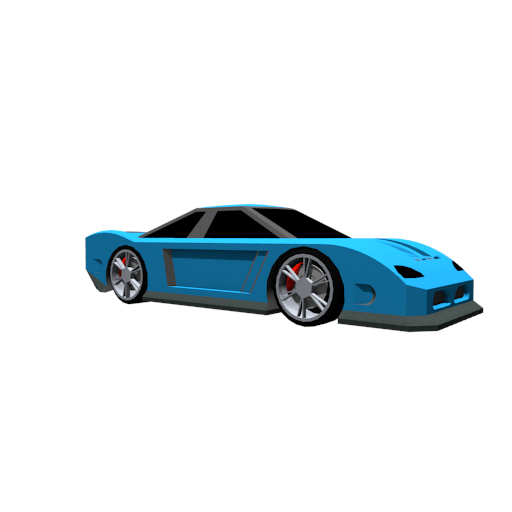
#> input picture data/input/example1/rgb/000006.png, 512 x 512 px; its folder holds only this picture in this run
$ jupyter execute --allow-errors infer.ipynb   (shell and % lines are left out)
#> lines starting #> are read from the running program, lines starting #| are printed output that depends on the picture
[cell 1]
from google.colab import drive
#> (the rest of this cell did not finish here and is left out)

# Data load

- (1) [공유 폴더](https://drive.google.com/drive/folders/16oQiOyoA_9nHSqFn-jom9AJrChN2iMZV?usp=drive_link)에서 Load

[cell 2]
#Drive 내 load시 I/O병목으로 임시 폴더에 load 권장

###  추론용 데이터(예시) 샘플링

[cell 3]
import os
import glob
import shutil
import importlib
import matplotlib.pyplot as plt
import matplotlib.image as mpimg

from inference import DataPreprocessor

# ================= Configuration =================
# 1. 현재 프로젝트 폴더 위치 확인
PROJECT_ROOT = os.getcwd()

# 2. 추론용(예시) 데이터 추출 위치
DATA_ROOT = "/content/data" # unzip된 데이터 위치
SOURCE_DATA_DIR = "cars_test"
SOURCE_DATA_ROOT = os.path.join(DATA_ROOT, SOURCE_DATA_DIR)

# 3. 샘플링한 데이터 위치
TARGET_ROOT = os.path.join(PROJECT_ROOT, "data", "input")
OUTPUT_DIR_NAME = "example1"

NUM_VIEWS = 6
MAX_ELEVATION = 50.0 # 샘플 되는 최대 고도 범위
TARGET_ID = ""  #공백 시 랜덤 샘플링
# =================================================

if not os.path.exists(SOURCE_DATA_ROOT):
    print(f"[!] 에러: 원본 데이터를 찾을 수 없습니다: {SOURCE_DATA_ROOT}")
else:
    # 전처리기 실행 (항상 프로젝트 폴더 내 data/input/example1 로 고정됨)
    preprocessor = DataPreprocessor(SOURCE_DATA_ROOT, TARGET_ROOT, OUTPUT_DIR_NAME)
    generated_path, selected_obj_id = preprocessor.prepare_data(NUM_VIEWS, MAX_ELEVATION, TARGET_ID)

    if generated_path:
        print(f"\n[✓] 데이터 생성 위치: {generated_path}")

        # 미리보기 시각화
        preview_images = sorted(glob.glob(os.path.join(generated_path, 'rgb', '*')))
        if preview_images:
            plt.figure(figsize=(5, 5))
            plt.imshow(mpimg.imread(preview_images[0]))
            plt.title(f"Preview: {selected_obj_id}")
            plt.axis('off')
            plt.show()

[cell 4]
import os
import glob
import matplotlib.pyplot as plt
from PIL import Image

# ================= Configuration =================
# 1. 현재 프로젝트 루트 인식
PROJECT_ROOT = os.getcwd()

# 2. 이미지 경로 설정
INPUT_DIR = os.path.join(PROJECT_ROOT, "data", "input", "example1", "rgb")

TARGET_SIZE = (256, 256)               # 모델에 들어가는 크기
# =================================================

def show_resized_example():
    # 1. 이미지 파일 찾기
    img_paths = sorted(glob.glob(os.path.join(INPUT_DIR, "*.[pj][np]g")))

    if not img_paths:
        print(f"[✕] '{INPUT_DIR}' 경로에 이미지가 없습니다.")
        return

    # 2. 첫 번째 이미지 가져오기 (원하는 인덱스로 변경 가능)
    # 예: img_paths[0], img_paths[3] 등
    sample_path = img_paths[0]

    try:
        # 원본 로드
        original_img = Image.open(sample_path).convert("RGB")

        # 3. 리사이즈 (NeRF 모델이 보는 세상)
        resized_img = original_img.resize(TARGET_SIZE, Image.BILINEAR)
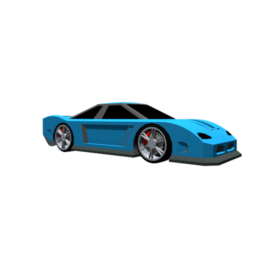
#> resized_img: PIL image 256x256 RGB; mean R, G, B 226.6, 233.4, 236.4

        # 4. 비교 출력
        plt.figure(figsize=(10, 5))
#> (this line was passed over: IPython is not available in this run)

        # 원본
        plt.subplot(1, 2, 1)
#> (this line was passed over: IPython is not available in this run)
        plt.imshow(original_img)
#> (this line was passed over: IPython is not available in this run)
        plt.title(f"Original Size: {original_img.size}")
#> (this line was passed over: IPython is not available in this run)
        plt.axis("off")
#> (this line was passed over: IPython is not available in this run)

        # (모델 시점)
        plt.subplot(1, 2, 2)
#> (this line was passed over: IPython is not available in this run)
        plt.imshow(resized_img)
#> (this line was passed over: IPython is not available in this run)
        plt.title(f"Model Input ({TARGET_SIZE[0]}x{TARGET_SIZE[1]})")
        plt.axis("off")

        plt.tight_layout()
        plt.show()

        print(f"[ Loaded ] : {os.path.basename(sample_path)}")

    except Exception as e:
        print(f"[!] Error: {e}")

# 실행
show_resized_example()


$ run again, on data/input/example1/rgb/000029.png
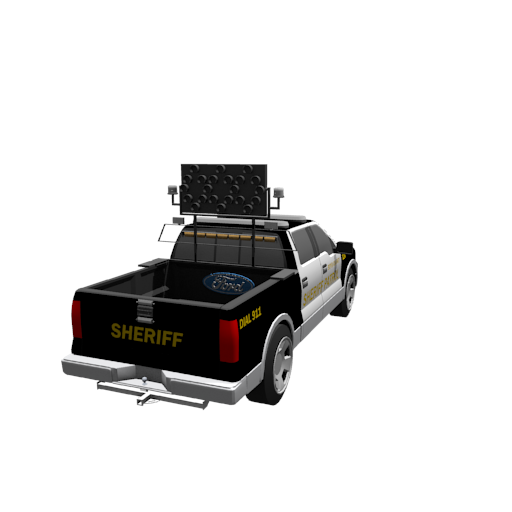
#> input picture data/input/example1/rgb/000029.png, 512 x 512 px
#> in show_resized_example, `resized_img = original_img.resize(TARGET_SIZE, Image.BILINEAR)`:
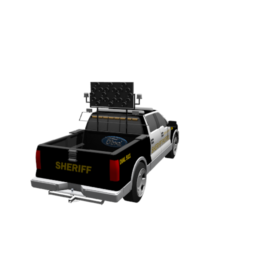
#> resized_img: PIL image 256x256 RGB; mean R, G, B 221, 220.5, 220.2
